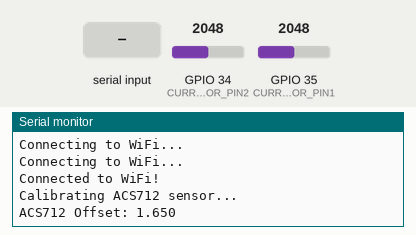
Recording of a sketch running on a simulated ESP32. On the bench: the last lines printed to the serial monitor. Inputs (shaded band) come from the test bench; at power-on: GPIO 34 (CURRENT_SENSOR_PIN2) = 2048, GPIO 35 (CURRENT_SENSOR_PIN1) = 2048. WiFi joins after 1.5 s; servers stay silent unless stated.

Above: at 4.4 s.
4.5 s: GPIO 34 (CURRENT_SENSOR_PIN2) set to 2866
At 6.5 s:
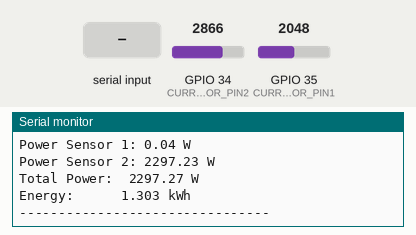
6.8 s: GPIO 35 (CURRENT_SENSOR_PIN1) set to 2866
8.3 s: "1" received over Serial
13.4 s: "0" received over Serial
17.9 s: GPIO 34 (CURRENT_SENSOR_PIN2) set to 3603
At 19.3 s:
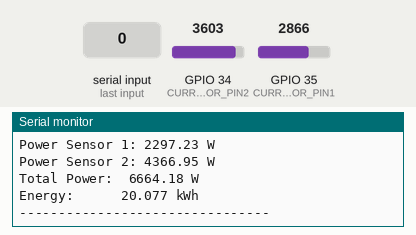
19.4 s: GPIO 35 (CURRENT_SENSOR_PIN1) set to 3603
Timing chart, 0 to 21.9 s (numbered marks = the images above; inputs shaded):
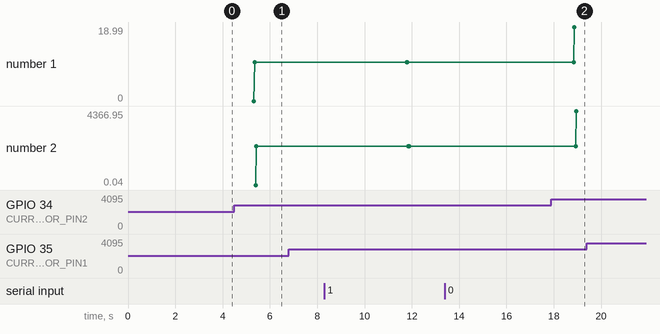

Measured:
- after the input at 4.5 s, the serial monitor: prints a new line after 0.85 s (image 1)
- after the input at 17.9 s, the serial monitor: prints a new line after 0.97 s (image 2)
- plotted number 1: 9.99 → 18.99 after the input at 17.9 s
- plotted number 2: 2297.23 → 4366.95 after the input at 17.9 s

The sketch:

smart_Meter-1.ino
```cpp
#include <WiFi.h>
#include <WiFiClient.h>
#include <ThingSpeak.h>

// WiFi Credentials
char ssid[] = "Act";
char pass[] = "Madhumakeskilled";

// ThingSpeak API
WiFiClient client;
unsigned long channelid = 2571433;
char thingSpeakWriteAPIKey[] = "DKFMSF5LBO7MG9F5";

unsigned long billchannelid = 2463572;
char billWriteAPIKey[] = "D4DB9ZE264CRSE9P";

// Current Sensor Pins (ACS712)
#define CURRENT_SENSOR_PIN1  35  // First ACS712 Sensor (A0)
#define CURRENT_SENSOR_PIN2  34  // Second ACS712 Sensor (A1)

// Constants for ACS712
#define ASSUMED_VOLTAGE 230.0    // Assume constant voltage (230V for AC mains)
#define ACS_SENSITIVITY 0.066    // For ACS712-30A (0.066V/A)
float ACS_OFFSET = 0.0;         // Will be calibrated

// Variables for power measurement
float currentValue1 = 0.0;
float currentValue2 = 0.0;
float powerValue1 = 0.0;
float powerValue2 = 0.0;
float totalCurrent = 0.0;
float totalPower = 0.0;
float kWh = 0.0;


// Timing variables
unsigned long lastPrintTime = 0;
unsigned long lastPowerAlertTime = 0;
unsigned long lastThingSpeakUpdate = 0;
#define PRINT_INTERVAL 5000  // Print every 5 seconds

// RFID scan status
String rfidData = "";
bool cardScanned = false;

// Measure Current & Calculate Power
void measurePower() {
  float totalCurrent1 = 0;
  float totalCurrent2 = 0;
  int numSamples = 100;  // Noise reduction

  // Read from first current sensor
  for (int i = 0; i < numSamples; i++) {
    float currentSensorValue1 = analogRead(CURRENT_SENSOR_PIN1);
    float currentVoltage1 = (currentSensorValue1 / 4095.0) * 3.3;
    totalCurrent1 += (currentVoltage1 - ACS_OFFSET) / ACS_SENSITIVITY;
    delayMicroseconds(100);
  }
  currentValue1 = totalCurrent1 / numSamples;

  // Read from second current sensor
  for (int i = 0; i < numSamples; i++) {
    float currentSensorValue2 = analogRead(CURRENT_SENSOR_PIN2);
    float currentVoltage2 = (currentSensorValue2 / 4095.0) * 3.3;
    totalCurrent2 += (currentVoltage2 - ACS_OFFSET) / ACS_SENSITIVITY;
    delayMicroseconds(100);
  }
  currentValue2 = totalCurrent2 / numSamples;

  // Calculate total current (sum of both sensors)
  totalCurrent = currentValue1 + currentValue2;

  // Calculate power (P = V * I) for both sensors
  powerValue1 = ASSUMED_VOLTAGE * currentValue1;
  powerValue2 = ASSUMED_VOLTAGE * currentValue2;
  totalPower = powerValue1 + powerValue2;

  // Update kWh
  unsigned long currentMillis = millis();
  kWh += totalPower * (currentMillis - lastPowerAlertTime) / 3600000.0;
  lastPowerAlertTime = currentMillis;

  // Store absolute values of power in new variables
  float absPowerValue1 = abs(powerValue1);
  float absPowerValue2 = abs(powerValue2);
  float absTotalPower = abs(totalPower);
  float absKWh = abs(kWh);

  // Print values at regular intervals
  if (currentMillis - lastPrintTime >= PRINT_INTERVAL) {
    Serial.println("\n=== Power Consumption Report ===");
    Serial.println("--------------------------------");
    Serial.print("Current Sensor 1: ");
    Serial.print(abs(currentValue1), 2);  // Use original values
    Serial.println(" A");
    Serial.print("Current Sensor 2: ");
    Serial.print(abs(currentValue2), 2);  // Use original values
    Serial.println(" A");

    Serial.print("Voltage:     ");
    Serial.print(ASSUMED_VOLTAGE, 1);
    Serial.println(" V");

    Serial.print("Power Sensor 1: ");
    Serial.print(absPowerValue1, 2);  // Use the absolute value
    Serial.println(" W");

    Serial.print("Power Sensor 2: ");
    Serial.print(absPowerValue2, 2);  // Use the absolute value
    Serial.println(" W");

    Serial.print("Total Power:  ");
    Serial.print(absTotalPower, 2);  // Use the absolute value
    Serial.println(" W");

    Serial.print("Energy:      ");
    Serial.print(absKWh, 3);  // Use the absolute value
    Serial.println(" kWh");

    // Print the RFID data if a card is scanned
    if (cardScanned) {
      Serial.print("RFID Data: ");
      Serial.println(rfidData);  // Print the scanned RFID data
    }

    Serial.println("--------------------------------\n");
    lastPrintTime = currentMillis;
  }
}

// Send Data to ThingSpeak
void sendDataToThingSpeak() {
  ThingSpeak.setField(1, abs(powerValue1));
  ThingSpeak.setField(2, abs(powerValue2));
  ThingSpeak.setField(3, abs(kWh));
  ThingSpeak.setField(1, cardScanned ? 1 : 0);  // Send RFID scan status (1 for scanned, 0 for not scanned)

  int responseCode = ThingSpeak.writeFields(channelid, thingSpeakWriteAPIKey);
  if (responseCode == 200) {
    Serial.println("✅ Data sent to ThingSpeak!");
  } else {
    Serial.print("❌ Error sending data: ");
    Serial.println(responseCode);
  }
}

void sendDataToThingSpeakBill() {
  ThingSpeak.setField(1, cardScanned ? 1 : 0);  // Send RFID scan status (1 for scanned, 0 for not scanned)

  int responseCode = ThingSpeak.writeFields(billchannelid, billWriteAPIKey);
  if (responseCode == 200) {
    Serial.println("✅ Data sent to ThingSpeak!");
  } else {
    Serial.print("❌ Error sending data: ");
    Serial.println(responseCode);
  }
}

// Check for RFID scan status
bool isCardScanned() {
  // Check if data is available from RFID serial
  if (Serial.available()) {
    rfidData = "";
    while (Serial.available()) {
      char c = Serial.read();
      rfidData += c;
//      Serial.print(rfidData);
      delay(100);
    }
    // If RFID data is received, return true
    if (rfidData.length() > 0) {
      cardScanned = true;
      return true;
    }
  }
  // If no RFID data, return false
  cardScanned = false;
  return false;
}

// Dynamic Calibration for ACS712
void calibrateACS712() {
  Serial.println("Calibrating ACS712 sensor...");
  float total = 0;
  int numSamples = 1000;

  for (int i = 0; i < numSamples; i++) {
    total += (analogRead(CURRENT_SENSOR_PIN1) / 4095.0) * 3.3;
    total += (analogRead(CURRENT_SENSOR_PIN2) / 4095.0) * 3.3;
    delay(1);
  }

  ACS_OFFSET = total / (numSamples * 2);
  Serial.print("ACS712 Offset: ");
  Serial.println(ACS_OFFSET, 3);
}

void setup() {
  Serial.begin(9600);

  // Connect to Wi-Fi
  WiFi.begin(ssid, pass);
  while (WiFi.status() != WL_CONNECTED) {
    delay(1000);
    Serial.println("Connecting to WiFi...");
  }
  Serial.println("Connected to WiFi!");
  ThingSpeak.begin(client);

  // Calibrate ACS712
  calibrateACS712();
}

void loop() {
  // Measure power and check RFID scan status
  measurePower();
  isCardScanned();

  unsigned long currentMillis = millis();

  // Regular ThingSpeak updates
  if (currentMillis - lastThingSpeakUpdate >= 15000) {
    sendDataToThingSpeak();
    sendDataToThingSpeakBill();
    lastThingSpeakUpdate = currentMillis;
  }

  delay(2000); // Shorter delay for more responsive detection
}
```
